Frame 1 (no input): blank canvas, image omitted
Frame 60 (no input): blank canvas, image omitted
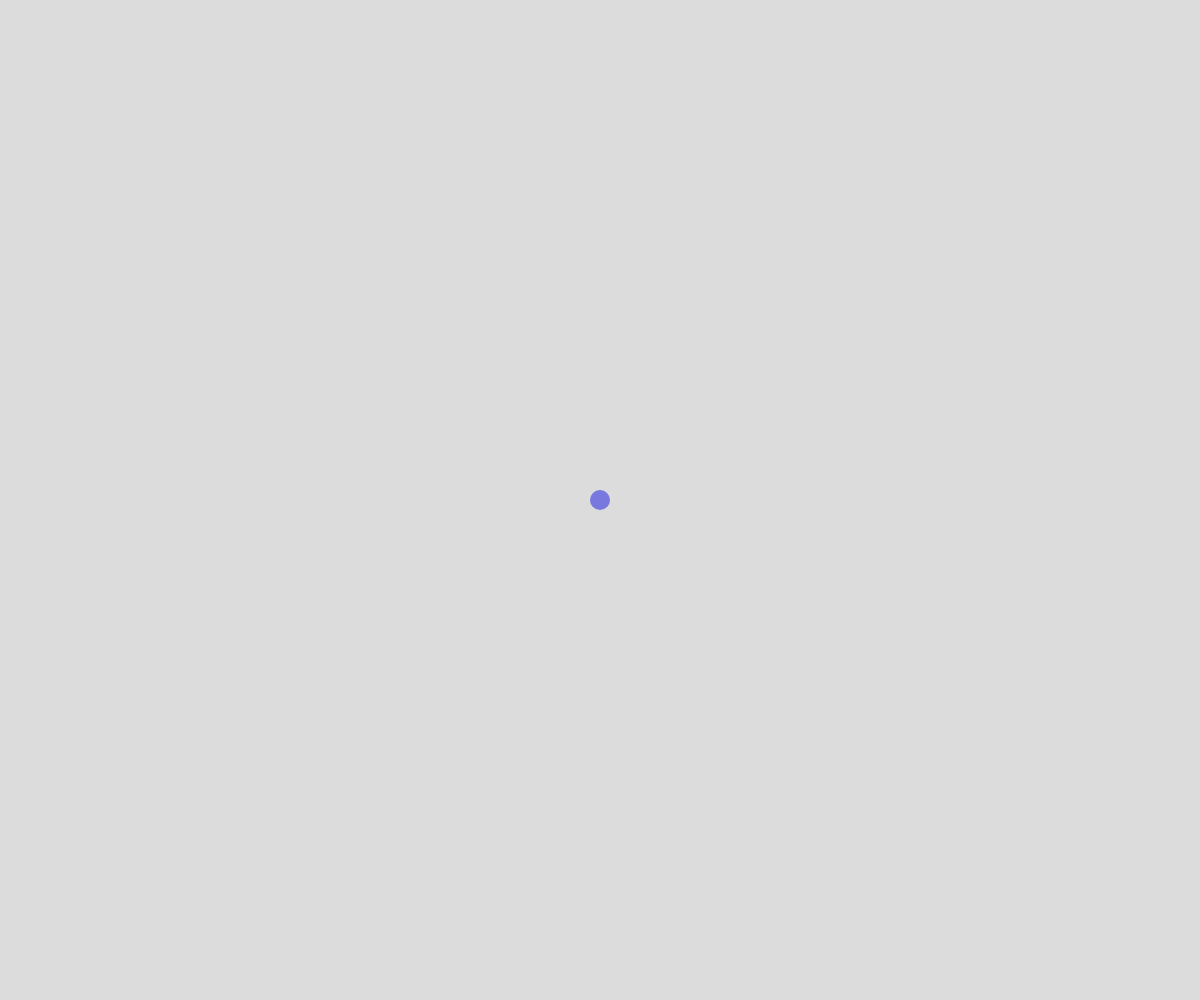
Frame 120 (the mouse pressed at the canvas centre since frame 60)

The p5.js sketch whose frames 1 and 60 were blank and that drew this single picture after the mouse press (run headless with seeded random() and noise() and a simulated clock; from frame 60 on, the mouse is pressed at the canvas centre):

// p5.js sketch
// ── sketch.js
// Project Title
// Your Name
// Date
//
// Extra for Experts:
// - describe what you did to take this project "above and beyond"
let movers = [];

function setup() {
  createCanvas(windowWidth, windowHeight);
}


function mousePressed(){
  movers.push(new Mover(mouseX, mouseY));
}

function draw() {
  background(220);
  for(let m of movers){
    m.move();  m.display();
  }
}

class Mover{
  constructor(x,y){
    this.pos = createVector(x,y);  //this.pos.x this.pos.y
    this.c = color(50, 50, random(150,255) ,150); //with transparency
  }
  //class methods
  move(){

  }
  display(){
    fill(this.c);    noStroke();
    push();   translate(this.x, this.y);
    circle(this.pos.x, this.pos.y, 20);
    pop();
  }
}
